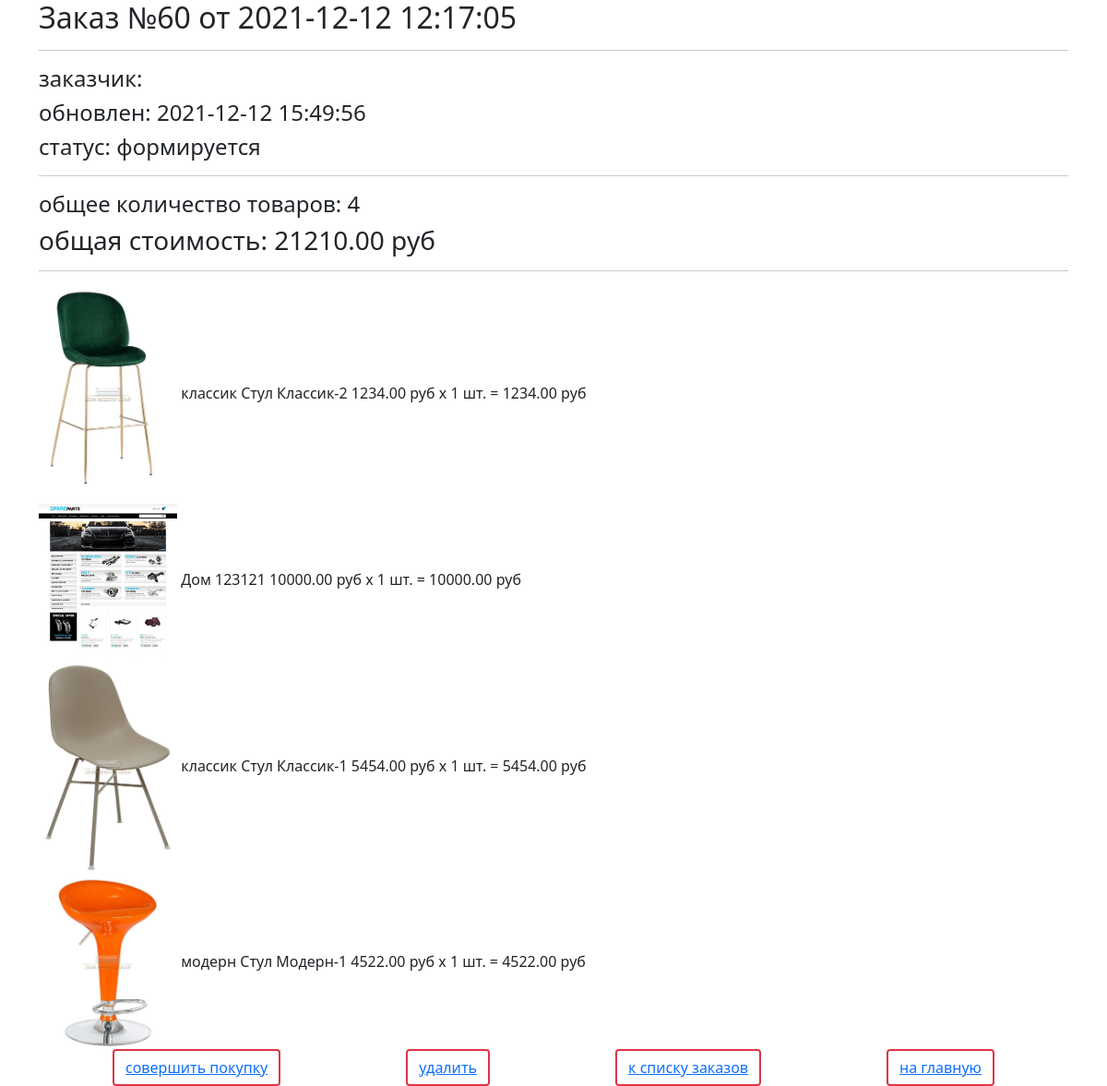
Screenshot of /order/read/60/ with the database file from the repository.
### ordersapp/models.py (models this page shows, shortened)
class Order(models.Model):
    STATUS_FORMING = 'FM'
    STATUS_SENT_TO_PROCEED = 'STP'
    STATUS_PROCEEDED = 'PRD'
    STATUS_PAID = 'PD'
    STATUS_DONE = 'DN'
    STATUS_CANCELED = 'CN'
    STATUSES = (
        (STATUS_FORMING, 'формируется'),
        (STATUS_SENT_TO_PROCEED, 'отправлен в обработку'),
        (STATUS_PROCEEDED, 'обрабатывается'),
        (STATUS_PAID, 'оплачен'),
        (STATUS_DONE, 'готов к выдаче'),
        (STATUS_CANCELED, 'отменен'),
    )
    user = models.ForeignKey(settings.AUTH_USER_MODEL, on_delete=models.CASCADE)
    created = models.DateTimeField(verbose_name='создан', auto_now_add=True)
    updated = models.DateTimeField(verbose_name='обновлен', auto_now=True)
    status = models.CharField(verbose_name='статус', max_length=3, choices=STATUSES, default=STATUS_FORMING)
    is_active = models.BooleanField(verbose_name='активен', default=True)
    class Meta:
        ordering = ('-created',)
        verbose_name = 'заказ'
        verbose_name_plural = 'заказы'
    def total_quantity(self):
        _items = self.orderitems.all()
        return sum(list(map(lambda x: x.quantity, _items)))
    def total_cost(self):
        _items = self.orderitems.all()
        return sum(list(map(lambda x: x.quantity * x.product.price, _items)))

class OrderItem(models.Model):
    order = models.ForeignKey(Order, related_name='orderitems', on_delete=models.CASCADE)
    product = models.ForeignKey(Product, verbose_name='продукт', on_delete=models.CASCADE)
    quantity = models.PositiveIntegerField(verbose_name='количество', default=0)
    class Meta:
        ordering = ('-order',)
        verbose_name = 'ордер'
        verbose_name_plural = 'ордеры'
    @property
    def product_cost(self):
        return self.product.price * self.quantity

### mainapp/models.py (models this page shows, shortened)
class Product(models.Model):
    category = models.ForeignKey(ProductCategory, on_delete=models.CASCADE, verbose_name='Категория')
    name = models.CharField(max_length=128, verbose_name='Наименование')
    image = models.ImageField(upload_to='products', blank=True, verbose_name='Изображение')
    short_desc = models.CharField(max_length=255, verbose_name='Краткое описание')
    description = models.TextField(verbose_name='Описание')
    price = models.DecimalField(decimal_places=2, max_digits=10, default=0, verbose_name='Цена')
    quantity = models.PositiveSmallIntegerField(default=0, verbose_name='Количество')
    is_active = models.BooleanField(default=True, verbose_name='Запись активна')
    updated_at = models.DateTimeField(auto_now=True, null=True, blank=True)
    created_at = models.DateTimeField(auto_now_add=True, null=True, blank=True)
    class Meta:
        verbose_name = 'Продукты'
        verbose_name_plural = 'Продукты'
        ordering = ('-id',)

class ProductCategory(models.Model):
    name = models.CharField(verbose_name='Наименование', max_length=64, unique=True)
    description = models.TextField(verbose_name='Описание')
    is_active = models.BooleanField(default=True, verbose_name='Запись активна')
    class Meta:
        verbose_name = 'Категория'
        verbose_name_plural = 'Категория'
        ordering = ('-id',)

### ordersapp/views.py (the view)
# urls.py: path('read/<pk>/', ordersapp.OrderItemsDetailView.as_view(), name='order_read'),
class OrderItemsDetailView(DetailView):
    model = Order

### adminapp/templatetags/temp_tags.py (called while the page is built)
@register.filter(name='media_for_products')  # 1 вариант регистрации шаблонного тега
def media_for_products(img_path):
    if not img_path:
        img_path = 'default_prod.svg'
    return f'{settings.MEDIA_URL}{img_path}'

### mainapp/context_processors.py (called while the page is built)
def basket(request):
    basket_items = []
    if request.user.is_authenticated:
        basket_items = Basket.objects.filter(user=request.user).select_related()
    return {
        'basket': basket_items
    }

### ordersapp/templates/ordersapp/order_detail.html
{% extends "ordersapp/order_base_template.html" %}
{% load static %}
{% load temp_tags %}
{% block content %}
    <div class="container">
        {% include 'ordersapp/includes/inc_order_summary.html' %}
        <div class="basket_list">
            {% for item in object.orderitems.select_related %}
                <div class="basket_record">
                    <img src="{{ item.product.image|media_for_products }}"
                         alt="{{ item.product.short_desc }}" style="width: 150px">
                    <span class="category_name">
                   {{ item.product.category.name }}
               </span>
                    <span class="product_name">{{ item.product.name }}</span>
                    <span class="product_price">
                   {{ item.product.price }}&nbspруб
               </span>
                    <span class="product_quantitiy">
                   x {{ item.quantity }} шт.
               </span>
                    <span class="product_cost">
                    = {{ item.product_cost }}&nbspруб
               </span>
                </div>
            {% endfor %}
        </div>
        {% include 'ordersapp/includes/inc_order_actions.html' %}
    </div>
{% endblock %}

### ordersapp/templates/ordersapp/includes/inc_order_summary.html (shortened to what this page needs)
{% if object %}
   <div class="h2">Заказ №{{ object.pk }} от {{ object.created|date:"Y-m-d H:i:s" }}</div>
   <hr>
   <div class="h4">заказчик: {{ user.last_name }} {{ user.first_name }} </div>
   <div class="h4">обновлен: {{ object.updated|date:"Y-m-d H:i:s" }}</div>
   <div class="h4">cтатус: {{ object.get_status_display }}</div>
   <hr>
   <div class="h4">
       общее количество товаров: <span class="order_total_quantity">{{ object.total_quantity }}</span>
   </div>
   <div class="h3">
       общая стоимость: <span class="order_total_cost">{{ object.total_cost }}</span> руб
   </div>
{% endif %}
<hr>

### static/css/style.css (style rules this page uses)
* { margin: 0; padding: 0; }
body { font-family: 'Montserrat', sans-serif; }
html, body { height: 100%; }
.container { width: 1366px; margin: 0 auto; min-height: 100%; }

### rows the page displays
Order: updated "2021-12-12 15:49:56", status "формируется", total_quantity "4", total_cost "21210.00"
OrderItem: product.image|media_for_products (picture), product.category.name "классик", product.name "Стул Классик-2", product.price "1234.00", quantity "1", product_cost "1234.00"
OrderItem: product.image|media_for_products (picture), product.category.name "Дом", product.name "123121", product.price "10000.00", quantity "1", product_cost "10000.00"
OrderItem: product.image|media_for_products (picture), product.category.name "классик", product.name "Стул Классик-1", product.price "5454.00", quantity "1", product_cost "5454.00"
OrderItem: product.image|media_for_products (picture), product.category.name "модерн", product.name "Стул Модерн-1", product.price "4522.00", quantity "1", product_cost "4522.00"
